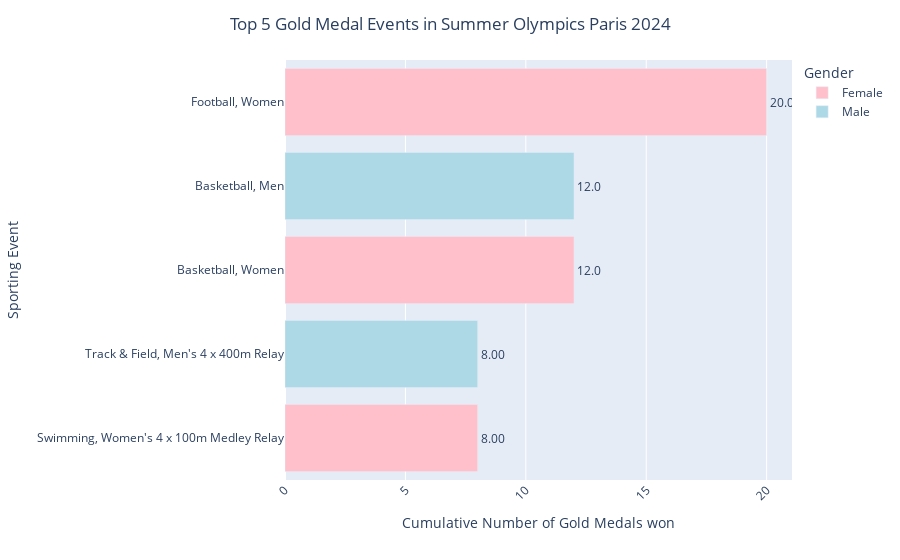

Notebook source saved alongside this figure:
### Code cell
#Top 5 gold medal winning events for the 2024 Summer Olympics
#create gender color map
gender_color = {'Female': 'pink', 'Male': 'lightblue'}

# create figure 7
fig7 = px.bar(summary_2024, y='event', x='gold_sum', text = 'gold_sum', orientation='h', color='gender', hover_data=['silver_sum', 'bronze_sum', 'gender'], 
              labels={'gold_sum':'Number of Gold medals won', 'event': 'Sporting Event', 'gender' : 'Gender'}, color_discrete_map=gender_color)
fig7.update_traces(texttemplate='%{text:.3s}', textposition='outside') # places the annotation to the right of the bar
fig7.update_layout(uniformtext_minsize=8, 
    xaxis_tickangle=-45,
    title = 'Top 5 Gold Medal Events in Summer Olympics Paris 2024',
    title_x=0.5,
    xaxis_title='Cumulative Number of Gold Medals won',
    yaxis_title='Sporting Event',
    yaxis = {'categoryorder' : 'total ascending'})
fig7.show()

#save image as svg file
fig7.write_image("visualizations/fig7.svg", width=1000, height = 350, engine='orca')

### Figure 1 — Plotly figure (JSON) as saved in the notebook; plotly's stock layout.template omitted (floating-point values rounded to 4 significant figures)
{"data": [{"alignmentgroup": "True", "customdata": [[0, 0, "Female"], [0, 0, "Female"], [0, 0, "Female"]], "hovertemplate": "Gender=%{customdata[2]}<br>Number of Gold medals won=%{text}<br>Sporting Event=%{y}<br>silver_sum=%{customdata[0]}<br>bronze_sum=%{customdata[1]}<extra></extra>", "legendgroup": "Female", "marker": {"color": "pink", "pattern": {"shape": ""}}, "name": "Female", "offsetgroup": "Female", "orientation": "h", "showlegend": true, "text": [8, 12, 20], "textposition": "outside", "texttemplate": "%{text:.3s}", "type": "bar", "x": [8, 12, 20], "xaxis": "x", "y": ["Swimming, Women's 4 x 100m Medley Relay", "Basketball, Women", "Football, Women"], "yaxis": "y"}, {"alignmentgroup": "True", "customdata": [[0, 0, "Male"], [0, 0, "Male"]], "hovertemplate": "Gender=%{customdata[2]}<br>Number of Gold medals won=%{text}<br>Sporting Event=%{y}<br>silver_sum=%{customdata[0]}<br>bronze_sum=%{customdata[1]}<extra></extra>", "legendgroup": "Male", "marker": {"color": "lightblue", "pattern": {"shape": ""}}, "name": "Male", "offsetgroup": "Male", "orientation": "h", "showlegend": true, "text": [8, 12], "textposition": "outside", "texttemplate": "%{text:.3s}", "type": "bar", "x": [8, 12], "xaxis": "x", "y": ["Track & Field, Men's 4 x 400m Relay", "Basketball, Men"], "yaxis": "y"}], "layout": {"barmode": "relative", "legend": {"title": {"text": "Gender"}, "tracegroupgap": 0}, "margin": {"t": 60}, "title": {"text": "Top 5 Gold Medal Events in Summer Olympics Paris 2024", "x": 0.5}, "uniformtext": {"minsize": 8}, "xaxis": {"anchor": "y", "domain": [0, 1], "tickangle": -45, "title": {"text": "Cumulative Number of Gold Medals won"}}, "yaxis": {"anchor": "x", "categoryorder": "total ascending", "domain": [0, 1], "title": {"text": "Sporting Event"}}}}
